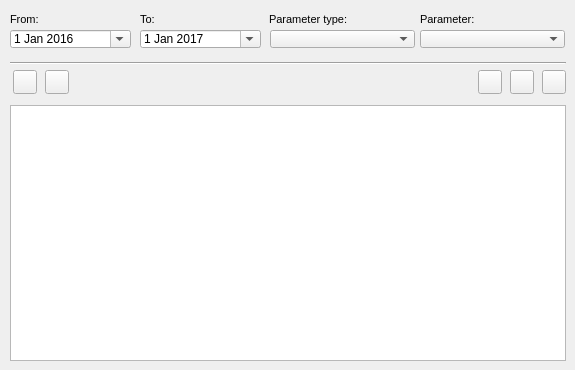
    <widget class="QWidget" name="tab_19">
     <attribute name="title">
      <string>O&amp;&amp;M</string>
     </attribute>
     <widget class="QDateEdit" name="date_event_to">
      <property name="geometry">
       <rect>
        <x>140</x>
        <y>30</y>
        <width>121</width>
        <height>18</height>
       </rect>
      </property>
      <property name="calendarPopup">
       <bool>true</bool>
      </property>
      <property name="date">
       <date>
        <year>2017</year>
        <month>1</month>
        <day>1</day>
       </date>
      </property>
     </widget>
     <widget class="QLabel" name="label_event_parameter_type">
      <property name="geometry">
       <rect>
        <x>269</x>
        <y>8</y>
        <width>93</width>
        <height>22</height>
       </rect>
      </property>
      <property name="font">
       <font>
        <pointsize>8</pointsize>
       </font>
      </property>
      <property name="layoutDirection">
       <enum>Qt::LeftToRight</enum>
      </property>
      <property name="frameShape">
       <enum>QFrame::NoFrame</enum>
      </property>
      <property name="frameShadow">
       <enum>QFrame::Raised</enum>
      </property>
      <property name="text">
       <string>Parameter type:</string>
      </property>
      <property name="textFormat">
       <enum>Qt::AutoText</enum>
      </property>
      <property name="scaledContents">
       <bool>false</bool>
      </property>
      <property name="margin">
       <number>3</number>
      </property>
     </widget>
     <widget class="QDateEdit" name="date_event_from">
      <property name="geometry">
       <rect>
        <x>10</x>
        <y>30</y>
        <width>121</width>
        <height>18</height>
       </rect>
      </property>
      <property name="calendarPopup">
       <bool>true</bool>
      </property>
      <property name="date">
       <date>
        <year>2016</year>
        <month>1</month>
        <day>1</day>
       </date>
      </property>
     </widget>
     <widget class="QComboBox" name="event_type">
      <property name="geometry">
       <rect>
        <x>270</x>
        <y>30</y>
        <width>145</width>
        <height>18</height>
       </rect>
      </property>
     </widget>
     <widget class="QLabel" name="label_event_parameter">
      <property name="geometry">
       <rect>
        <x>420</x>
        <y>8</y>
        <width>91</width>
        <height>22</height>
       </rect>
      </property>
      <property name="font">
       <font>
        <pointsize>8</pointsize>
       </font>
      </property>
      <property name="frameShape">
       <enum>QFrame::NoFrame</enum>
      </property>
      <property name="frameShadow">
       <enum>QFrame::Raised</enum>
      </property>
      <property name="text">
       <string>Parameter:</string>
      </property>
      <property name="textFormat">
       <enum>Qt::AutoText</enum>
      </property>
      <property name="scaledContents">
       <bool>false</bool>
      </property>
      <property name="margin">
       <number>3</number>
      </property>
     </widget>
     <widget class="QLabel" name="label_data_event_to">
      <property name="geometry">
       <rect>
        <x>140</x>
        <y>8</y>
        <width>115</width>
        <height>22</height>
       </rect>
      </property>
      <property name="font">
       <font>
        <pointsize>8</pointsize>
       </font>
      </property>
      <property name="frameShape">
       <enum>QFrame::NoFrame</enum>
      </property>
      <property name="frameShadow">
       <enum>QFrame::Raised</enum>
      </property>
      <property name="text">
       <string>To:</string>
      </property>
      <property name="textFormat">
       <enum>Qt::AutoText</enum>
      </property>
      <property name="scaledContents">
       <bool>false</bool>
      </property>
      <property name="margin">
       <number>3</number>
      </property>
     </widget>
     <widget class="QLabel" name="label_data_event_from">
      <property name="geometry">
       <rect>
        <x>10</x>
        <y>8</y>
        <width>90</width>
        <height>22</height>
       </rect>
      </property>
      <property name="font">
       <font>
        <pointsize>8</pointsize>
       </font>
      </property>
      <property name="frameShape">
       <enum>QFrame::NoFrame</enum>
      </property>
      <property name="frameShadow">
       <enum>QFrame::Plain</enum>
      </property>
      <property name="text">
       <string>From:</string>
      </property>
      <property name="textFormat">
       <enum>Qt::AutoText</enum>
      </property>
      <property name="scaledContents">
       <bool>false</bool>
      </property>
      <property name="alignment">
       <set>Qt::AlignLeading|Qt::AlignLeft|Qt::AlignVCenter</set>
      </property>
      <property name="margin">
       <number>3</number>
      </property>
     </widget>
     <widget class="QComboBox" name="event_id">
      <property name="geometry">
       <rect>
        <x>420</x>
        <y>30</y>
        <width>145</width>
        <height>18</height>
       </rect>
      </property>
     </widget>
     <widget class="QTableView" name="tbl_event_node">
      <property name="geometry">
       <rect>
        <x>10</x>
        <y>105</y>
        <width>556</width>
        <height>256</height>
       </rect>
      </property>
      <property name="sortingEnabled">
       <bool>true</bool>
      </property>
     </widget>
     <widget class="Line" name="li7">
      <property name="geometry">
       <rect>
        <x>10</x>
        <y>55</y>
        <width>556</width>
        <height>16</height>
       </rect>
      </property>
      <property name="orientation">
       <enum>Qt::Horizontal</enum>
      </property>
     </widget>
     <widget class="QPushButton" name="btn_open_gallery">
      <property name="geometry">
       <rect>
        <x>478</x>
        <y>70</y>
        <width>24</width>
        <height>24</height>
       </rect>
      </property>
      <property name="toolTip">
       <string>&lt;html&gt;&lt;head/&gt;&lt;body&gt;&lt;p&gt;Open gallery&lt;/p&gt;&lt;/body&gt;&lt;/html&gt;</string>
      </property>
      <property name="text">
       <string/>
      </property>
      <property name="icon">
       <iconset>
        <normaloff>../icons/136b.png</normaloff>../icons/136b.png</iconset>
      </property>
      <property name="iconSize">
       <size>
        <width>22</width>
        <height>22</height>
       </size>
      </property>
     </widget>
     <widget class="QPushButton" name="btn_open_visit">
      <property name="geometry">
       <rect>
        <x>13</x>
        <y>70</y>
        <width>24</width>
        <height>24</height>
       </rect>
      </property>
      <property name="text">
       <string/>
      </property>
      <property name="icon">
       <iconset>
        <normaloff>../icons/65b.png</normaloff>../icons/65b.png</iconset>
      </property>
      <property name="iconSize">
       <size>
        <width>22</width>
        <height>22</height>
       </size>
      </property>
     </widget>
     <widget class="QPushButton" name="btn_new_visit">
      <property name="geometry">
       <rect>
        <x>45</x>
        <y>70</y>
        <width>24</width>
        <height>24</height>
       </rect>
      </property>
      <property name="toolTip">
       <string>Add visit</string>
      </property>
      <property name="text">
       <string/>
      </property>
      <property name="icon">
       <iconset>
        <normaloff>../icons/64b.png</normaloff>../icons/64b.png</iconset>
      </property>
      <property name="iconSize">
       <size>
        <width>22</width>
        <height>22</height>
       </size>
      </property>
     </widget>
     <widget class="QPushButton" name="btn_open_visit_event">
      <property name="geometry">
       <rect>
        <x>542</x>
        <y>70</y>
        <width>24</width>
        <height>24</height>
       </rect>
      </property>
      <property name="toolTip">
       <string>&lt;html&gt;&lt;head/&gt;&lt;body&gt;&lt;p&gt;Event data&lt;/p&gt;&lt;/body&gt;&lt;/html&gt;</string>
      </property>
      <property name="text">
       <string/>
      </property>
      <property name="icon">
       <iconset>
        <normaloff>../icons/134b.png</normaloff>../icons/134b.png</iconset>
      </property>
      <property name="iconSize">
       <size>
        <width>22</width>
        <height>22</height>
       </size>
      </property>
     </widget>
     <widget class="QPushButton" name="btn_open_visit_doc">
      <property name="geometry">
       <rect>
        <x>510</x>
        <y>70</y>
        <width>24</width>
        <height>24</height>
       </rect>
      </property>
      <property name="toolTip">
       <string>&lt;html&gt;&lt;head/&gt;&lt;body&gt;&lt;p&gt;Open document&lt;/p&gt;&lt;/body&gt;&lt;/html&gt;</string>
      </property>
      <property name="text">
       <string/>
      </property>
      <property name="icon">
       <iconset>
        <normaloff>../icons/170b.png</normaloff>../icons/170b.png</iconset>
      </property>
      <property name="iconSize">
       <size>
        <width>22</width>
        <height>22</height>
       </size>
      </property>
     </widget>
    </widget>
